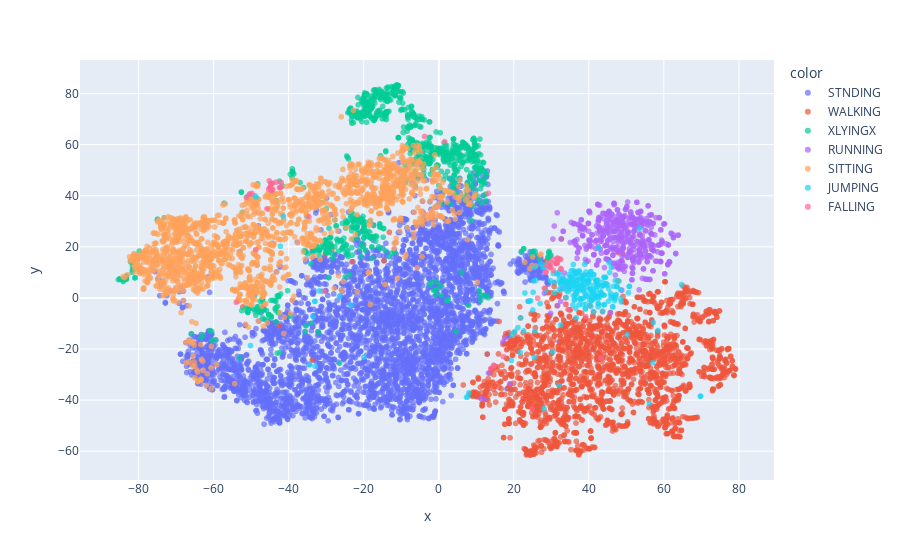

This figure's notebook cell:
### Code cell
import plotly.express as px
px.scatter(x=tsne[:,0], y=tsne[:,1], color=labels, opacity=0.7)

### Figure 1 — Plotly figure (JSON) as saved in the notebook; plotly's stock layout.template omitted (floating-point values rounded to 4 significant figures; data arrays with more than 128 entries replaced by an {"elided": "..."} marker saying what was removed)
{"data": [{"hovertemplate": "color=STNDING<br>x=%{x}<br>y=%{y}<extra></extra>", "legendgroup": "STNDING", "marker": {"color": "#636efa", "opacity": 0.7, "symbol": "circle"}, "mode": "markers", "name": "STNDING", "showlegend": true, "type": "scattergl", "x": {"elided": "4058 float values"}, "xaxis": "x", "y": {"elided": "4058 float values"}, "yaxis": "y"}, {"hovertemplate": "color=WALKING<br>x=%{x}<br>y=%{y}<extra></extra>", "legendgroup": "WALKING", "marker": {"color": "#EF553B", "opacity": 0.7, "symbol": "circle"}, "mode": "markers", "name": "WALKING", "showlegend": true, "type": "scattergl", "x": {"elided": "2295 float values"}, "xaxis": "x", "y": {"elided": "2295 float values"}, "yaxis": "y"}, {"hovertemplate": "color=XLYINGX<br>x=%{x}<br>y=%{y}<extra></extra>", "legendgroup": "XLYINGX", "marker": {"color": "#00cc96", "opacity": 0.7, "symbol": "circle"}, "mode": "markers", "name": "XLYINGX", "showlegend": true, "type": "scattergl", "x": {"elided": "928 float values"}, "xaxis": "x", "y": {"elided": "928 float values"}, "yaxis": "y"}, {"hovertemplate": "color=RUNNING<br>x=%{x}<br>y=%{y}<extra></extra>", "legendgroup": "RUNNING", "marker": {"color": "#ab63fa", "opacity": 0.7, "symbol": "circle"}, "mode": "markers", "name": "RUNNING", "showlegend": true, "type": "scattergl", "x": {"elided": "495 float values"}, "xaxis": "x", "y": {"elided": "495 float values"}, "yaxis": "y"}, {"hovertemplate": "color=SITTING<br>x=%{x}<br>y=%{y}<extra></extra>", "legendgroup": "SITTING", "marker": {"color": "#FFA15A", "opacity": 0.7, "symbol": "circle"}, "mode": "markers", "name": "SITTING", "showlegend": true, "type": "scattergl", "x": {"elided": "1916 float values"}, "xaxis": "x", "y": {"elided": "1916 float values"}, "yaxis": "y"}, {"hovertemplate": "color=JUMPING<br>x=%{x}<br>y=%{y}<extra></extra>", "legendgroup": "JUMPING", "marker": {"color": "#19d3f3", "opacity": 0.7, "symbol": "circle"}, "mode": "markers", "name": "JUMPING", "showlegend": true, "type": "scattergl", "x": {"elided": "248 float values"}, "xaxis": "x", "y": {"elided": "248 float values"}, "yaxis": "y"}, {"hovertemplate": "color=FALLING<br>x=%{x}<br>y=%{y}<extra></extra>", "legendgroup": "FALLING", "marker": {"color": "#FF6692", "opacity": 0.7, "symbol": "circle"}, "mode": "markers", "name": "FALLING", "showlegend": true, "type": "scattergl", "x": [29.6, -44.63, 31.46, -34.58, -42.47, -48.77, 31.22, 34.44, 24.91, 32.57, 14.75, 29.62, -51.26, -50.34, 29.55, 39.2, -44.98, 26.36, 28.61, 31.59, 31.59, 29.87, -49.79, 28.45, 33.85, 13.87, -42.02, -50.43, -44.98, 30.53, 28.79, 30.53, 29.97, -3.791, 13.21, 32.25, -54.0, 31.25, 28.14, -44.67, -44.76, 31.64, 29.54, -30.47, -45.79, 43.18, 32.5, -43.32, -42.25, 14.64, 1.596, -44.26, 17.22, 32.57, -42.13, -45.36, -44.92, -44.29, -44.34, -45.17], "xaxis": "x", "y": [13.78, 44.94, 13.56, 31.77, 43.19, 18.89, 13.63, -4.491, -43.51, 11.2, -26.49, 11.88, 39.34, 40.67, 12.56, -7.364, 43.24, -0.08192, 10.17, 13.56, 15.48, 12.04, 40.93, 10.14, -2.522, -27.62, 45.17, 40.67, 43.2, 15.12, 12.65, 10.73, 13.84, 63.22, 40.94, 15.19, -1.671, 13.46, 3.785, 41.98, 44.79, 15.62, 12.27, 2.713, 34.9, -23.57, 15.09, 45.35, 43.27, -26.37, 61.18, 44.94, -22.97, 11.5, 43.32, 42.54, 43.39, 42.6, 42.17, 45.81], "yaxis": "y"}], "layout": {"legend": {"title": {"text": "color"}, "tracegroupgap": 0}, "margin": {"t": 60}, "xaxis": {"anchor": "y", "domain": [0, 1], "title": {"text": "x"}}, "yaxis": {"anchor": "x", "domain": [0, 1], "title": {"text": "y"}}}}
